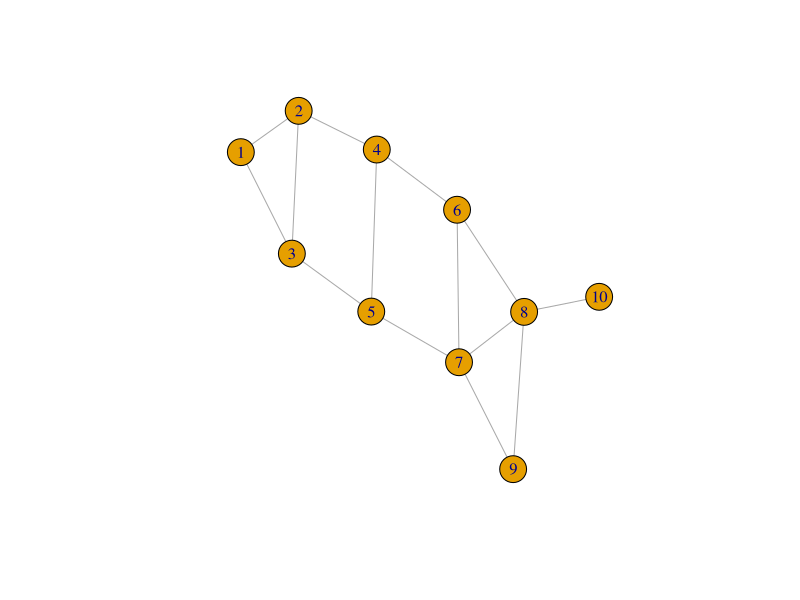
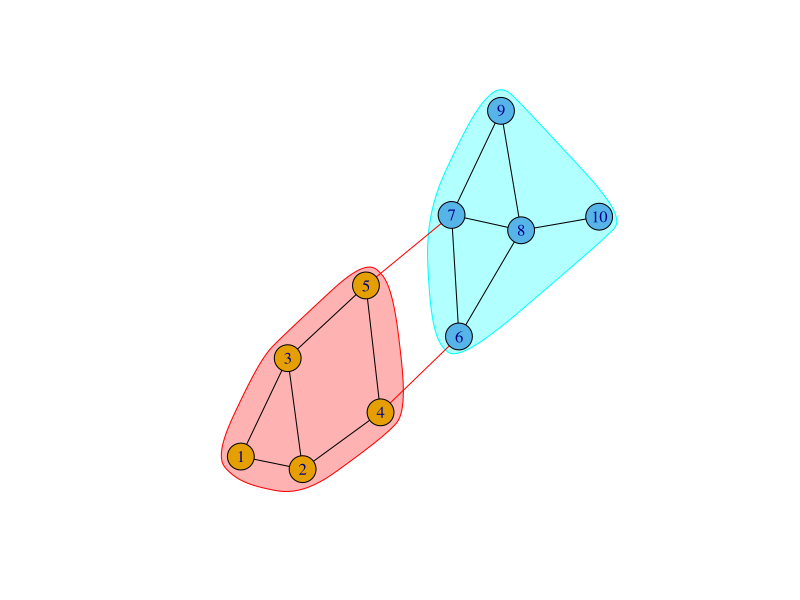

Here is the R script that generated these plots, in order:
## ---- chunk 1
library(igraph)
## ---- chunk 2
data <- read.csv('data/network_clustering.csv', header = F )
data <- as.matrix( data )
network <- graph_from_edgelist( data, directed = FALSE )
## ---- chunk 3
plot( network )
## ---- chunk 4
cluster_leading_eigen( network )
## ---- chunk 5
cluster_edge_betweenness( network )
## ---- chunk 6
cluster_label_prop( network )
## ---- chunk 7
cluster_leading_eigen( network )
## ---- chunk 8
clusters <- cluster_leading_eigen( network )
V(network)$cluster <- membership( clusters )
## ---- chunk 9
plot(clusters, network )
## ---- chunk 10
## genering random variables
V(network)$gender <- as.factor( sample(0:1, length( V(network) ), replace = TRUE ) )
V(network)$age <- sample(18:63, length( V(network) ), replace = TRUE )
V(network)$education <- as.factor( sample(1:9, length( V(network) ), replace = TRUE ) )
## ---- chunk 11
model <- lm( V(network)$cluster ~ V(network)$gender + V(network)$age + V(network)$education )
summary( model )
## ---- chunk 12

